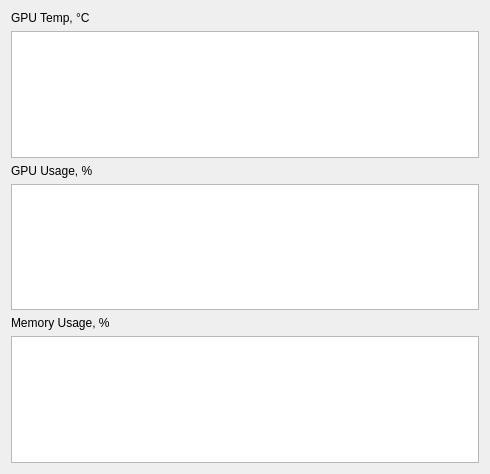
<?xml version="1.0" encoding="UTF-8"?>
<ui version="4.0">
 <class>GPUStatsWindow</class>
 <widget class="QWidget" name="GPUStatsWindow">
  <property name="geometry">
   <rect>
    <x>0</x>
    <y>0</y>
    <width>490</width>
    <height>474</height>
   </rect>
  </property>
  <property name="windowTitle">
   <string>GPU Stats</string>
  </property>
  <layout class="QVBoxLayout" name="verticalLayout">
   <item>
    <widget class="QLabel" name="gpuTempLabel">
     <property name="text">
      <string>GPU Temp, °C</string>
     </property>
    </widget>
   </item>
   <item>
    <widget class="QGraphicsView" name="gpuTempGraphic"/>
   </item>
   <item>
    <widget class="QLabel" name="gpuUseLabel">
     <property name="text">
      <string>GPU Usage, %</string>
     </property>
    </widget>
   </item>
   <item>
    <widget class="QGraphicsView" name="gpuUseGraphic"/>
   </item>
   <item>
    <widget class="QLabel" name="memoryUseLabel">
     <property name="text">
      <string>Memory Usage, %</string>
     </property>
    </widget>
   </item>
   <item>
    <widget class="QGraphicsView" name="memoryUseGraphic"/>
   </item>
  </layout>
 </widget>
 <resources/>
 <connections/>
</ui>
